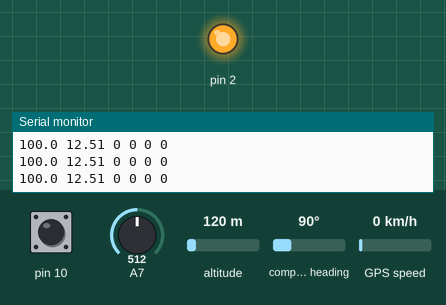
Simulated run of this sketch. Board: Arduino Nano, built with avr-gcc and run on an emulated ATmega328P. On the bench: output pins drawn as LEDs (lit = HIGH), the last lines printed to the serial monitor. Dashed ring = blinking. The inputs (shaded band) are chosen by the test bench; at power-on: pin 10 HIGH, A7 = 512, altitude 120 m, compass heading 90°, GPS speed 0 km/h. The GPS gets a fix after 3 s at 37.7749, -122.4194 with 8 satellites.

Above: at 1.6 s.
At 3.7 s:
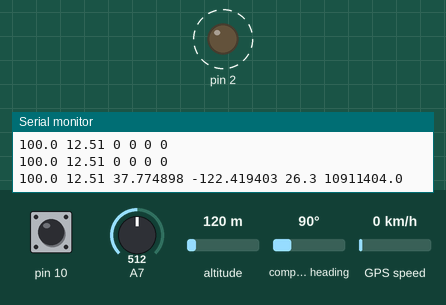
Timing chart, 0 to 4.6 s (numbered marks = the images above):
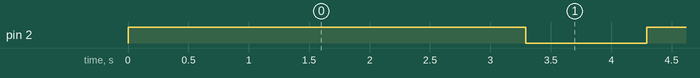

The sketch:

NEM_NANO.ino
```cpp
// @author : Konstantinos Papageorgiou - 2022 - kp at rei.gr
// @repo: https://github.com/meltoner/NEM_NANO
//  # NEM NANO
//
//  NEM GPS FLYSKY DISTANCE, Voltage, speed sensor on Arduino nano
//
//  The component, derives and transmits telemetry information such as distance from home, external voltage, GPS coordinates, GPS satellites, speed 10cm/sec, to the flysky FS-I6X remote controller, using an Arduino nano. Built using a custom PCB and software developed, with http://nem.gr
//
//  ## Video showcase
//
//  - https://www.youtube.com/watch?v=HKdX1mCnNCI
//
//  ## Software Features :
//
//  - Software utilises a GPS, a voltage sensor and remote control actuator using an arduino nano
//  - Sensors and actuators are all implemented using classes
//  - Implements five execution frequencies
//  - Auto derives home after 10 seconds since the gps lock and after locking with at least 6 satellites
//  - Transmits meters distance from home
//  - Transmits speed in 10cm/second
//  - Transmits the external Voltage
//  - Transmits the GPS coordinates using two numbers (four digit) per coordinate
//  - Led indicator having low periodicity when no gps is locked, and with high periodicity when gps is locked.
//  - Implementation does not occupy a serial port to transmit telemetry information
//
//  ## Hardware
//
//  Sensors :
//
//  - Gps : Ublox M8N with compass
//  - Voltage sensor 0-25v MH-electronic
//  - Receiver : flysky F9-ia10b
//
//  - Transmitter : flysky FS-I6X
//  - Receiver : [flysky FS-1A10B](https://www.flysky-cn.com/ia10b-canshu)
//  - Arduino nano
//
//  - LED and resistance
//  - 3 Pin Female connectors, ribbon cable, conectors, board, box, battery, etc
//
//  ## Connectivity
//
//  - https://github.com/meltoner/NEM_NANO/blob/main/supportive/nem_nano_connections.pdf
//
//  ## Images
//
//  - https://github.com/meltoner/NEM_NANO/tree/main/media
//
//  ## PCB board
//
//  - https://github.com/meltoner/NEM_NANO/tree/main/pcb_and_box


#include "Context.h"
#include "Invoker.h"
#include "Blink.h"
#include "Gps.h"
#include "Telemetry.h"
#include "Battery.h"

Context context(0);
Invoker invoker(0);
Blink blink(0);
Gps gps(0);
Telemetry telemetry(0);
Battery battery(0);

//-----------------------------------------

void setup() {
  context.setup();
  blink.setup(context);
  telemetry.setup(context);
  gps.setup(context);
  battery.setup(context);
  invoker.setup(context);
}

void apply_very_fast_invoker(){
}

void apply_fast_invoker(){
}

void apply_invoker(){
  gps.apply();
}

void apply_slow_invoker(){
  telemetry.apply();
  context.apply(); // every 0.5 second printout / log enviromental variables
}

void apply_slower_invoker(){
  battery.apply();
}

void apply_heartbeat_invoker(){
  blink.apply();
}

void run_invoker(int i){
    switch(i){
      case 0: apply_very_fast_invoker(); break;
      case 1: apply_fast_invoker(); break;
      case 2: apply_invoker(); break;
      case 3: apply_slow_invoker(); break;
      case 4: apply_slower_invoker(); break;
      case 5: apply_heartbeat_invoker(); break;
      case 100: break;
    }
}

void loop(){
  telemetry.run(); // must be first
  int actionIndex = invoker.apply();
  while(actionIndex != 100){
    run_invoker(actionIndex);
    actionIndex = invoker.apply();
  }

}
```

Battery.cpp
```cpp
/*
  Battery.h - Library for warping the functions controlling the Battery power levels
  Author - Konstantinos Papageorgiou kp at rei.gr 2022
*/

#include "Arduino.h"
#include "Battery.h"
#include "Context.h"

Battery::Battery(byte pin){}

void Battery::setup(Context &_context){
  context = &_context;
  apply();
}

void Battery::apply(){
  context->voltage =  analogRead(A7) / 40.92;
  // abstract to % based on range 6v to 7.4v
  context->capacity = (byte)(context->voltage < 6 ? 0:(context->voltage - 6) * 71.428);
  if(context->capacity > 100)
    context->capacity = 100;

  context->isLowBattery = context->capacity < 40;
  //if(context->isLowBattery)
  //  context->intervals[5] = 60;

}
```

Battery.h
```cpp
/*
  Battery.h - Library for warping the functions relevant to the Battery power levels
  Author - Konstantinos Papageorgiou kp at rei.gr 2022
*/

#ifndef Battery_h
#define Battery_h

#include "Arduino.h"
#include "Context.h"

class Battery{
  public:
    Battery(byte pin);
    void setup(Context &_context);
    void apply();
    float measureVoltage();
  private:

    byte cells = 1;
    float minV = 3.54;
    float maxV = 4.2;
    Context *context;
};

#endif

// cell min   max
// 1    3.54  4.2
// 2    7.08  8.4
// 3    10.62 12.6
// 4    14.16 16.8
// 5    17.7  21
// 6    21.24 25.2
// 7    24.78 29.4
// 8    28.32 33.6
```

Blink.cpp
```cpp
/*
  Blink.h - Library for wraping the functions controling the Return to Blink
  Author - Konstantinos Papageorgiou kp at rei.gr 2022
*/

#include "Arduino.h"
#include "Blink.h"
#include "Context.h"

Blink::Blink(byte pin){}

void Blink::setup(Context &_context){
  context = &_context;
  pinMode(2, OUTPUT);
  apply();
}

void Blink::apply(){
  digitalWrite(2, !digitalRead(2));
}
```

Blink.h
```cpp
/*
  Blink.h - Library for wraping the functions controling the Blink
  Author - Konstantinos Papageorgiou kp at rei.gr 2022
*/

#ifndef Blink_h
#define Blink_h

#include "Arduino.h"
#include "Context.h"

class Blink{
  public:
    Blink(byte pin);
    void setup(Context &_context);
    void apply();
  private:
    Context *context;
};

#endif
```

Context.cpp
```cpp
/*
  Context.h - Library for wraping the functions controling the Enviroment context
  Author - Konstantinos Papageorgiou kp at rei.gr 2022
*/

#include "Arduino.h"
#include "Context.h"

Context::Context(byte pin){
  _pin = pin;
}

void Context::setup(){
    Serial.begin(9600);
}

void Context::reflectSensor(float value, byte precission){
  Serial.print(value, value == 0?0:precission);
  Serial.print(" ");
}

void Context::apply(){ // takes 4% of memory

  reflectSensor(capacity, 1);
  reflectSensor(voltage, 2);

    for(int i = 0; i < 2; i++)
      reflectSensor(latlng[i], 6); // current gps

    for(int i = 1; i < 3; i++)
      reflectSensor(targets[i], 1); // Target heading, GPS return to home target heading, Gps return to home target distance in meters

  Serial.println(F(""));
}

void Context::setGPSTarget(double LAT, double LNG){
  TARGET_LAT = LAT;
  TARGET_LNG = LNG;
}
```

Context.h
```cpp
/*
  Context.h - Library for wraping the functions controling the Context / enviroment information
  Author - Konstantinos Papageorgiou kp at rei.gr 2022
*/

#ifndef Context_h
#define Context_h

#include "Arduino.h"

class Context{
  public:
    Context(byte pin);
    void setup();
    void apply();
    void reflectSensor(float value, byte precission);
    void setGPSTarget(double LAT, double LNG);

    // Enviroment values
    //-----------------------
    // GPS related
    boolean isGPSLocked = false;
    unsigned long GPSLockTime = 0;
    double latlng[2] = {0, 0}; // gps position
    double TARGET_LAT = 37.9584512; //Akropolis
    double TARGET_LNG = 23.7502464;

    float targets[5] = {0, 0, 0, 0, 0}; // heading target, target gps degree, target gps distance meters, x distance, y distance

    int satellites = 0;
    double speed=0;
    // Power related
    float voltage = 0;
    byte capacity = 0;
    boolean isLowBattery = false;

    byte color = 0;
    // Invoker variables - execution functions frequencies
    int intervals[6] = {10, 52, 104, 500, 1008, 5000};
    unsigned long now = millis();
    unsigned long timers[8] = {now, now, now, now};

  private:
    byte _pin;
};

#endif
```

Gps.cpp
```cpp
/*
  Gps.h - Library for wraping the functions controling the Gps
  Author - Konstantinos Papageorgiou kp at rei.gr 2022
*/

#include "Arduino.h"
#include "Gps.h"
#include <AltSoftSerial.h>
#include <TinyGPS++.h>
#include "Context.h"

Gps::Gps(byte pin){}

void Gps::setup(Context &_context){
  context = &_context;
  gpsPort.begin(9600);
}

void Gps::apply(){
  while (gpsPort.available() > 0)
    gps.encode(gpsPort.read());

  context->satellites = gps.satellites.value();


    context->speed = gps.speed.mps();

    context->latlng[0] = gps.location.lat();
    context->latlng[1] = gps.location.lng();

    context->isGPSLocked = context->latlng[0] != 0.0;

    if(context->isGPSLocked){
      if(context->GPSLockTime == 0){
        context->GPSLockTime = context->now;
        context->color = 1;
        context->intervals[5] = 200;
      }else{
        if(
            (context->now -context->GPSLockTime) > 10000 &&
            context->TARGET_LAT == 37.9584512 &&
            context->satellites > 5
        ){
          context->TARGET_LAT = context->latlng[0];
          context->TARGET_LNG = context->latlng[1];
          context->color = 2;
        }
      }
      context->intervals[5] = 1003;
      processTarget();
    }
}

void Gps::processTarget(){
  context->targets[1] = gps.courseTo(
    context->latlng[0], context->latlng[1],
    context->TARGET_LAT, context->TARGET_LNG
  );

  context->targets[2] = gps.distanceBetween(
    context->latlng[0], context->latlng[1],
    context->TARGET_LAT, context->TARGET_LNG
  );

}
```

Gps.h
```cpp
/*
  Gps.h - Library for wraping the functions controling the Gpsnometer
  Author - Konstantinos Papageorgiou kp at rei.gr 2022
*/

#ifndef Gps_h
#define Gps_h

#include "Arduino.h"
#include <AltSoftSerial.h>
#include <TinyGPS++.h>
#include "Context.h"


class Gps{
  public:
    Gps(byte pin);
    void setup(Context &_context);
    void apply();
    void processTarget();

  private:
    Context *context;
    TinyGPSPlus gps;
    AltSoftSerial gpsPort; //5 ,13
};

#endif
```

Invoker.cpp
```cpp
/*
  Invoker.h - Library for wraping the functions controling the Invoker
  Author - Konstantinos Papageorgiou kp at rei.gr 2022
  Determines which periodicity function is to be invoked, through time.
*/

#include "Arduino.h"
#include "Invoker.h"


Invoker::Invoker(byte length){
}

void Invoker::setup(Context &_context){
    context = &_context;
}

int Invoker::apply(){
  context->now = millis();
  for(int i = 0; i < 6; i++)
   if ((context->now - context->timers[i]) > context->intervals[i]) {
    context->timers[i] = context->now;
    return i;
   }
  return 100;
}
```

Invoker.h
```cpp
/*
  Invoker.h - Library for wraping the functions controling the Invoker
  Author - Konstantinos Papageorgiou kp at rei.gr 2022
*/

#ifndef Invoker_h
#define Invoker_h

#include "Arduino.h"
#include "Context.h"

class Invoker{
  public:
    Invoker(byte length);
    void setup(Context &_context);
    int apply();
  private:
    Context *context;

};

#endif
```

Telemetry.cpp
```cpp
/*
  Telemetry.h - Library for wraping the functions Telemetry control i/o
  Author - Konstantinos Papageorgiou kp at rei.gr 2022

*/

#include "Arduino.h"
#include "Telemetry.h"

Telemetry::Telemetry(byte pin){}

void Telemetry::setup(Context &_context){
  context = &_context;
  telem.begin();

  telem.addSensor(0x03);//external voltage
  telem.addSensor(0x0a); // satelites
  telem.addSensor(IBUS_MEAS_TYPE_SPE); // speed m/s
  telem.addSensor(IBUS_MEAS_TYPE_GPS_DIST); // distance from home

  telem.addSensor(0x0c);// lat 1st
  telem.addSensor(IBUS_MEAS_TYPE_ARMED); // lat 2nd
  telem.addSensor(IBUS_MEAS_TYPE_FLIGHT_MODE); // lon 1st
  telem.addSensor(0x0e); // lon 2nd
}

void Telemetry::run(){
  telem.run();
}

String Telemetry::double2string(double n, int ndec) {
  String r = "";
  int v = n;
  r += v;     // whole number part
  //r += '.';   // decimal point
  int i;
  for (i=0;i<ndec;i++) {
      // iterate through each decimal digit for 0..ndec
      n -= v;
      n *= 10;
      v = n;
      r += v;
  }
  return r;
}

int stringPartInt(String in, int from, int to) {
    String r = "";
    for (int i=from;i<to;i++)
        r += in[i];
    return  r.toInt();
}

void Telemetry::apply(){

  telem.setSensorValueFP(1, context->voltage); // external voltage
  telem.setSensorValue(2, context->satellites ); // gps sattelites
  telem.setSensorValue(3, context->speed * 100); // visible as speed
  telem.setSensorValue(4, context->targets[2]); // distance from home

  //lat
  String toStringValue = double2string(context->latlng[0], 6);
  telem.setSensorValue(5, stringPartInt(toStringValue, 0, 4) );
  telem.setSensorValue(6, stringPartInt(toStringValue, 4, 8) );

  //lon
  toStringValue = double2string(context->latlng[1], 6);
  telem.setSensorValue(7, stringPartInt(toStringValue, 0, 4) );
  telem.setSensorValue(8, stringPartInt(toStringValue, 4, 8) );

  telem.run();
}

// https://github.com/qba667/FlySkyI6/blob/master/source/source/ibustelemetry.h
// https://www.cloudacm.com/?p=3865
```

Telemetry.h
```cpp
/*
  Telemetry.h - Library for wraping the functions controling the remote control i/o
  Author - Konstantinos Papageorgiou kp at rei.gr 2022
  https://github.com/adis1313/iBUSTelemetry-Arduino
*/

#ifndef Telemetry_h
#define Telemetry_h

#include "Arduino.h"
#include "Context.h"
#include <iBUSTelemetry.h>

class Telemetry{
  public:
    Telemetry(byte pin);
    void setup(Context &_context);
    void apply();
    void run();
    String double2string(double n, int ndec);
    int readChannel(byte channelInput, int minLimit, int maxLimit, int defaultValue);
    Context *context;
  private:
    iBUSTelemetry telem = iBUSTelemetry(10);
};

#endif
```

Measured:
- by itself, pin 2: alternates HIGH for 1.0 s and LOW for 1.0 s
